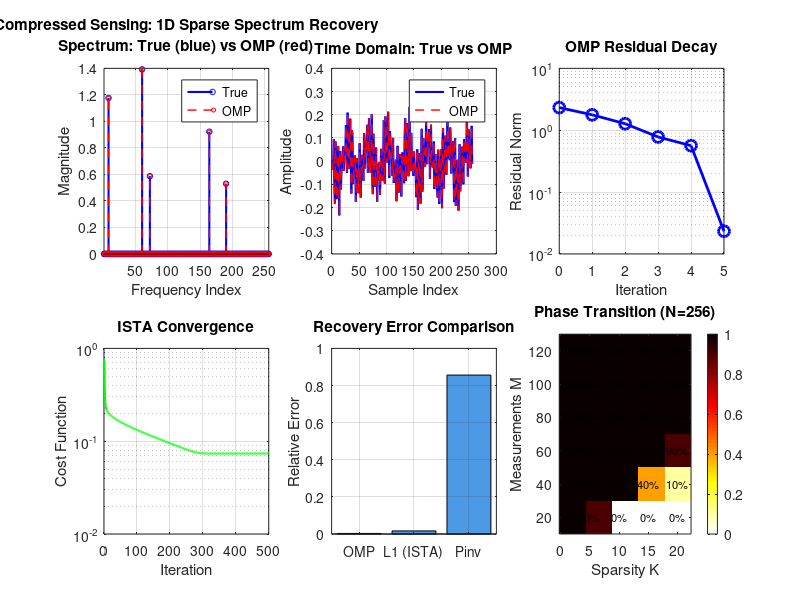

The MATLAB script that drew this image:
%% Compressed Sensing Demo: 1D Sparse Spectrum Recovery
% ============================================================
% Scenario: Recover a signal with K sparse frequency components
%           using only M < N measurements (sub-Nyquist)
%
% Key Concepts:
%   - Sparse signal model
%   - Random measurement matrices
%   - OMP (Orthogonal Matching Pursuit) algorithm
%   - L1-minimization (Basis Pursuit)
%   - RIP and coherence
%
% Author: [Your Name]
% Date: 2024
% ============================================================

clear; clc; close all;

fprintf('==========================================================\n');
fprintf('  Compressed Sensing: 1D Sparse Spectrum Recovery\n');
fprintf('==========================================================\n\n');

%% ==================== Parameters ====================
N = 256;          % Signal length (Nyquist samples)
K = 5;            % Sparsity (number of frequency components)
M = 60;           % Number of CS measurements (M << N)
SNR_dB = 40;      % Measurement SNR

fprintf('【Configuration】\n');
fprintf('  Signal length N = %d\n', N);
fprintf('  Sparsity K = %d\n', K);
fprintf('  Measurements M = %d (%.1f%% of N)\n', M, 100*M/N);
fprintf('  Compression ratio: %.1fx\n', N/M);
fprintf('  SNR = %d dB\n\n', SNR_dB);

%% ==================== Generate Sparse Signal ====================
fprintf('【Step 1: Generate K-sparse signal in frequency domain】\n');

% Random sparse frequency support
rng(42);  % For reproducibility
freq_support = sort(randperm(N, K));  % K random frequency indices

% Random amplitudes and phases
amplitudes = 0.5 + rand(K, 1);  % Random amplitudes [0.5, 1.5]
phases = 2*pi * rand(K, 1);     % Random phases [0, 2π]

% Construct sparse frequency vector
s_true = zeros(N, 1);  % Sparse in frequency domain
for i = 1:K
    s_true(freq_support(i)) = amplitudes(i) * exp(1j * phases(i));
end

% Time-domain signal: x = IDFT(s)
x = ifft(s_true) * sqrt(N);  % Normalized IDFT

fprintf('  True frequency support: [%s]\n', num2str(freq_support));
fprintf('  Signal energy: %.4f\n\n', norm(x)^2);

%% ==================== Measurement Matrix ====================
fprintf('【Step 2: Construct measurement matrix Φ】\n');

% Option 1: Gaussian random matrix
Phi = randn(M, N) / sqrt(M);

% Option 2: Bernoulli random matrix (uncomment to use)
% Phi = (2*(rand(M, N) > 0.5) - 1) / sqrt(M);

% Option 3: Subsampled DFT (uncomment to use)
% sample_indices = sort(randperm(N, M));
% F = dftmtx(N) / sqrt(N);
% Phi = real(F(sample_indices, :));

fprintf('  Measurement matrix: %d × %d Gaussian random\n', M, N);
fprintf('  Frobenius norm: %.4f\n\n', norm(Phi, 'fro'));

%% ==================== Sensing Matrix ====================
fprintf('【Step 3: Construct sensing matrix A = Φ·Ψ】\n');

% Sparsity basis: Inverse DFT (signal sparse in frequency)
% Ψ = IDFT matrix, so x = Ψ·s where s is frequency coefficients
Psi = ifft(eye(N)) * sqrt(N);  % IDFT matrix

% Sensing matrix
A = Phi * Psi;

fprintf('  Sparsity basis: Inverse DFT\n');
fprintf('  Sensing matrix A: %d × %d\n', size(A, 1), size(A, 2));

% Compute coherence (for reference)
A_normalized = A ./ vecnorm(A);
coherence = max(max(abs(A_normalized' * A_normalized - eye(N))));
fprintf('  Coherence (approx): %.4f\n\n', coherence);

%% ==================== Take Measurements ====================
fprintf('【Step 4: Acquire M measurements】\n');

% Clean measurements
y_clean = Phi * x;

% Add noise
noise_power = norm(y_clean)^2 / M / (10^(SNR_dB/10));
noise = sqrt(noise_power/2) * (randn(M, 1) + 1j*randn(M, 1));
y = y_clean + noise;

fprintf('  Measurement vector y: %d × 1\n', length(y));
fprintf('  Measurement SNR: %.1f dB\n\n', 10*log10(norm(y_clean)^2/norm(noise)^2));

%% ==================== OMP Recovery Function (inline for Octave compatibility) ====================

% OMP Implementation
function [s, support, residuals] = omp_func(A, y, K)
    [M, N] = size(A);
    r = y;
    support = [];
    s = zeros(N, 1);
    residuals = zeros(K, 1);
    
    for k = 1:K
        correlations = abs(A' * r);
        correlations(support) = 0;
        [~, j_star] = max(correlations);
        support = [support; j_star];
        A_S = A(:, support);
        s_S = A_S \ y;
        r = y - A_S * s_S;
        residuals(k) = norm(r);
    end
    s(support) = s_S;
end

%% ==================== Recovery: OMP ====================
fprintf('【Step 5: OMP Recovery】\n');

tic;
[s_omp, support_omp, residuals_omp] = omp_func(A, y, K);
time_omp = toc;

% Reconstruction error
x_omp = Psi * s_omp;
nmse_omp = norm(x - x_omp)^2 / norm(x)^2;
support_correct_omp = length(intersect(freq_support, support_omp));

fprintf('  Recovered support: [%s]\n', num2str(sort(support_omp)'));
fprintf('  Correct support: %d/%d\n', support_correct_omp, K);
fprintf('  NMSE: %.2e (%.2f dB)\n', nmse_omp, 10*log10(nmse_omp));
fprintf('  Time: %.4f sec\n\n', time_omp);

%% ==================== ISTA Recovery Function (inline for Octave compatibility) ====================

function z = soft_thresh(x, tau)
    z = sign(x) .* max(abs(x) - tau, 0);
end

function [s, cost_history] = ista_func(A, y, lambda, max_iter)
    [~, N] = size(A);
    L = norm(A)^2;
    t = 1 / L;
    s = zeros(N, 1);
    cost_history = zeros(max_iter, 1);
    
    for iter = 1:max_iter
        grad = A' * (A * s - y);
        s_grad = s - t * grad;
        s = soft_thresh(s_grad, lambda * t);
        cost_history(iter) = 0.5 * norm(A*s - y)^2 + lambda * norm(s, 1);
    end
end

%% ==================== Recovery: L1-Minimization (ISTA) ====================
fprintf('【Step 6: L1-Minimization Recovery (ISTA)】\n');

tic;
lambda = 0.01 * norm(A' * y, 'inf');  % Regularization parameter
[s_l1, cost_history] = ista_func(A, y, lambda, 500);
time_l1 = toc;

% Find support by thresholding
threshold = 0.1 * max(abs(s_l1));
support_l1 = find(abs(s_l1) > threshold);

% Reconstruction error
x_l1 = Psi * s_l1;
nmse_l1 = norm(x - x_l1)^2 / norm(x)^2;
support_correct_l1 = length(intersect(freq_support, support_l1));

fprintf('  Detected components: %d\n', length(support_l1));
fprintf('  Correct support: %d/%d\n', support_correct_l1, K);
fprintf('  NMSE: %.2e (%.2f dB)\n', nmse_l1, 10*log10(nmse_l1));
fprintf('  Time: %.4f sec\n\n', time_l1);

%% ==================== Comparison with Pseudo-inverse ====================
fprintf('【Step 7: Comparison with naive methods】\n');

% Pseudo-inverse (no sparsity constraint)
s_pinv = pinv(A) * y;
x_pinv = Psi * s_pinv;
nmse_pinv = norm(x - x_pinv)^2 / norm(x)^2;

fprintf('  Pseudo-inverse NMSE: %.2e (%.2f dB)\n', nmse_pinv, 10*log10(nmse_pinv));
fprintf('  OMP improvement: %.1f dB\n', 10*log10(nmse_pinv) - 10*log10(nmse_omp));
fprintf('  L1 improvement: %.1f dB\n\n', 10*log10(nmse_pinv) - 10*log10(nmse_l1));

%% ==================== Phase Transition Analysis ====================
fprintf('【Step 8: Phase Transition (M vs K)】\n');

% Test different (M, K) combinations
K_range = [2, 5, 10, 15, 20];
M_range = [20, 40, 60, 80, 100, 120];
n_trials = 10;
success_rate = zeros(length(M_range), length(K_range));

fprintf('  Running phase transition analysis...\n');
for ki = 1:length(K_range)
    for mi = 1:length(M_range)
        K_test = K_range(ki);
        M_test = M_range(mi);
        
        n_success = 0;
        for trial = 1:n_trials
            % Generate test signal
            support_test = sort(randperm(N, K_test));
            s_test = zeros(N, 1);
            s_test(support_test) = randn(K_test, 1) + 1j*randn(K_test, 1);
            x_test = Psi * s_test;
            
            % Measurements
            Phi_test = randn(M_test, N) / sqrt(M_test);
            A_test = Phi_test * Psi;
            y_test = Phi_test * x_test;
            
            % OMP recovery
            [s_rec, ~, ~] = omp_func(A_test, y_test, K_test);
            
            % Check success (NMSE < -20dB)
            nmse_test = norm(s_test - s_rec)^2 / norm(s_test)^2;
            if nmse_test < 0.01  % -20 dB
                n_success = n_success + 1;
            end
        end
        success_rate(mi, ki) = n_success / n_trials;
    end
end

fprintf('  Done!\n\n');

%% ==================== Visualization ====================
fprintf('【Generating figures...】\n\n');

figure('Position', [100, 100, 1400, 900]);

% 1. True vs Recovered Spectrum
subplot(2, 3, 1);
stem(1:N, abs(s_true), 'b', 'LineWidth', 1.5, 'MarkerSize', 4);
hold on;
stem(1:N, abs(s_omp), 'r--', 'LineWidth', 1, 'MarkerSize', 3);
xlabel('Frequency Index');
ylabel('Magnitude');
title('Spectrum: True (blue) vs OMP (red)');
legend('True', 'OMP', 'Location', 'best');
xlim([1 N]);
grid on;

% 2. Time-domain signal
subplot(2, 3, 2);
plot(1:N, real(x), 'b-', 'LineWidth', 1.5);
hold on;
plot(1:N, real(x_omp), 'r--', 'LineWidth', 1);
xlabel('Sample Index');
ylabel('Amplitude');
title('Time Domain: True vs OMP');
legend('True', 'OMP', 'Location', 'best');
grid on;

% 3. OMP residual evolution
subplot(2, 3, 3);
semilogy(0:K, [norm(y); residuals_omp(1:K)], 'bo-', 'LineWidth', 2, 'MarkerSize', 8);
xlabel('Iteration');
ylabel('Residual Norm');
title('OMP Residual Decay');
grid on;

% 4. L1 (ISTA) cost function
subplot(2, 3, 4);
semilogy(1:length(cost_history), cost_history, 'g-', 'LineWidth', 1.5);
xlabel('Iteration');
ylabel('Cost Function');
title('ISTA Convergence');
grid on;

% 5. Comparison: True vs OMP vs L1 vs Pinv
subplot(2, 3, 5);
bar_data = [norm(s_true - s_omp)/norm(s_true), ...
            norm(s_true - s_l1)/norm(s_true), ...
            norm(s_true - s_pinv)/norm(s_true)];
bar(bar_data, 'FaceColor', [0.3 0.6 0.9]);
set(gca, 'XTickLabel', {'OMP', 'L1 (ISTA)', 'Pinv'});
ylabel('Relative Error');
title('Recovery Error Comparison');
grid on;

% 6. Phase Transition Heatmap
subplot(2, 3, 6);
imagesc(K_range, M_range, success_rate);
colorbar;
colormap(flipud(hot));
xlabel('Sparsity K');
ylabel('Measurements M');
title(sprintf('Phase Transition (N=%d)', N));
set(gca, 'YDir', 'normal');
for ki = 1:length(K_range)
    for mi = 1:length(M_range)
        text(K_range(ki), M_range(mi), sprintf('%.0f%%', 100*success_rate(mi,ki)), ...
            'HorizontalAlignment', 'center', 'FontSize', 8);
    end
end

% sgtitle replacement for Octave
try
    sgtitle('Compressed Sensing: 1D Sparse Spectrum Recovery', 'FontSize', 14);
catch
    % For Octave: add title to first subplot instead
    subplot(2, 3, 1);
    title({'Compressed Sensing: 1D Sparse Spectrum Recovery', 'Spectrum: True (blue) vs OMP (red)'});
end

% Save figure
saveas(gcf, 'cs_1d_recovery_results.png');
fprintf('  Figure saved: cs_1d_recovery_results.png\n');

%% ==================== Summary ====================
fprintf('\n==========================================================\n');
fprintf('  SUMMARY\n');
fprintf('==========================================================\n');
fprintf('  Signal: N=%d, K=%d sparse in frequency\n', N, K);
fprintf('  Measurements: M=%d (%.1f%% compression)\n', M, 100*M/N);
fprintf('  \n');
fprintf('  Recovery Results:\n');
fprintf('    Method      | NMSE (dB) | Support | Time\n');
fprintf('    ------------|-----------|---------|--------\n');
fprintf('    OMP         | %8.2f  | %d/%d    | %.3fs\n', 10*log10(nmse_omp), support_correct_omp, K, time_omp);
fprintf('    L1 (ISTA)   | %8.2f  | %d/%d    | %.3fs\n', 10*log10(nmse_l1), support_correct_l1, K, time_l1);
fprintf('    Pseudo-inv  | %8.2f  | N/A     | N/A\n', 10*log10(nmse_pinv));
fprintf('==========================================================\n');

%% ==================== End of Script ====================
% Note: Functions omp_func, ista_func, and soft_thresh are defined
% inline above for Octave compatibility
